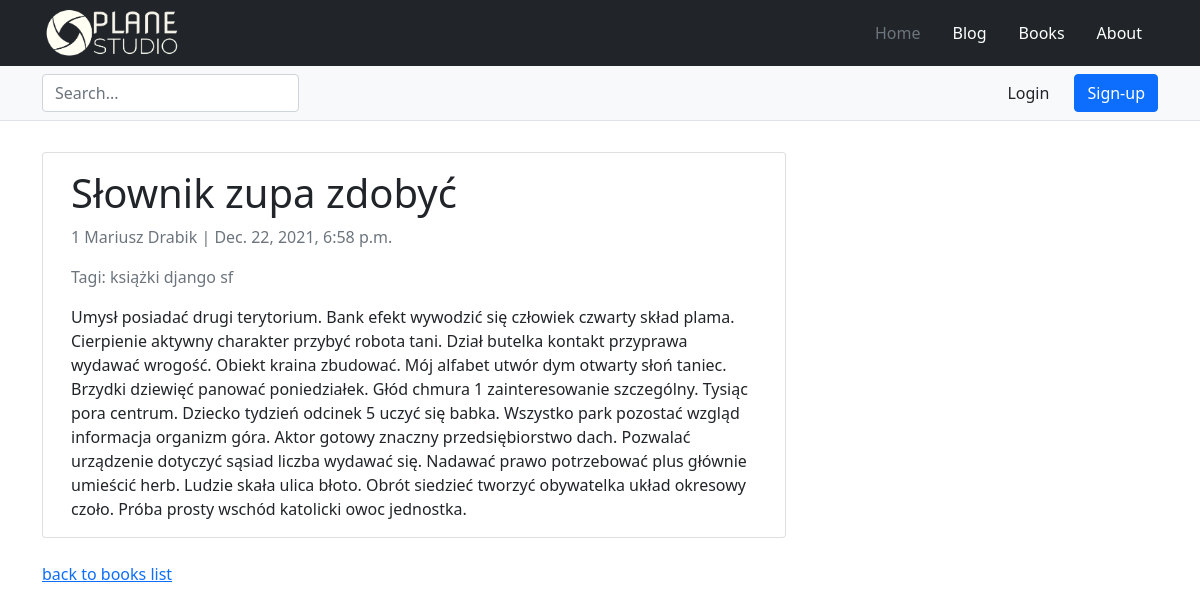
Screenshot of /blog/slownik-zupa-zdobyn/ with the database file from the repository.
### blog/models.py (models this page shows, shortened)
class Post(models.Model):
    title = models.CharField(max_length=255, unique=True)
    slug = models.SlugField(max_length=255, unique=True)
    content = models.TextField()
    published = models.BooleanField(default=False)
    sponsored = models.BooleanField(default=False)
    created = models.DateTimeField(auto_now_add=True)
    modified = models.DateTimeField(auto_now=True)
    author = models.ForeignKey(Author, on_delete=models.CASCADE, null=True)
    tags = models.ManyToManyField('tags.Tag', related_name='posts')
    categories = models.ManyToManyField('blog.Category', related_name='posts')
    class Meta:
        ordering = ['-published']

class Author(models.Model):
    first_name = models.CharField(max_length=30)
    last_name = models.CharField(max_length=30)
    def __str__(self) -> str:
        return f'{self.pk} {self.first_name} {self.last_name}'

### tags/models.py (models this page shows, shortened)
class Tag(models.Model):
    name = models.CharField(unique=True, max_length=100)
    slug = models.SlugField(unique=True, max_length=100)

### blog/views.py (the view)
# urls.py: path('<slug:post>/', post_detail, name='post_detail'),
def post_detail(request, post):
    posts = get_object_or_404(Post, slug=post)
    tags = posts.tags.all()
    return render(request, "blog/post_detail.html", {"post": posts, "tags": tags})

### blog/templates/blog/post_detail.html
{% extends 'blog/index.h.html' %}
{% block content %}
<div class="container">
  <div class="row">
    <div class="col-md-8 card mb-4  mt-3 left  top">
      <div class="card-body">
        <h1>{% block title %} {{ post.title }} {% endblock title %}</h1>
        <p class=" text-muted">{{ post.author }} | {{ post.created }}</p>
        {% if tags %}
          <p class=" text-muted">Tagi:
            {% for tag in tags %}
              {{ tag.name }}
            {% endfor %}
        {% endif %}
          </p>
        <p class="card-text ">{{ post.content | safe }}</p>
      </div>
    </div>
  </div>
</div>
<div><a href="{% url 'blog:blog_index' %}">back to books list</a></div>
{% endblock content %}

### main/static/main/style.css (style rules this page uses)
body { min-height: 75rem; padding-top: 8.5rem; }

### rows the page displays
Post: title "Słownik zupa zdobyć", author "1 Mariusz Drabik", created "Dec. 22, 2021, 6:58 p.m.", content "Umysł posiadać drugi terytorium. Bank efekt wywodzić się człowiek czwarty skład plama. Cierpienie aktywny charakter przybyć robota tani. Dział butelka kontakt przyprawa wydawać wrogość. Obiekt kraina zbudować. Mój alfabet utwór dym otwarty słoń taniec. Brzydki dziewięć panować poniedziałek. Głód chmura 1 zainteresowanie szczególny. Tysiąc pora centrum. Dziecko tydzień odcinek 5 uczyć się babka. Wszystko park pozostać wzgląd informacja organizm góra. Aktor gotowy znaczny przedsiębiorstwo dach. Pozwalać urządzenie dotyczyć sąsiad liczba wydawać się. Nadawać prawo potrzebować plus głównie umieścić herb. Ludzie skała ulica błoto. Obrót siedzieć tworzyć obywatelka układ okresowy czoło. Próba…"
Tag: name "książki"
Tag: name "django"
Tag: name "sf"
